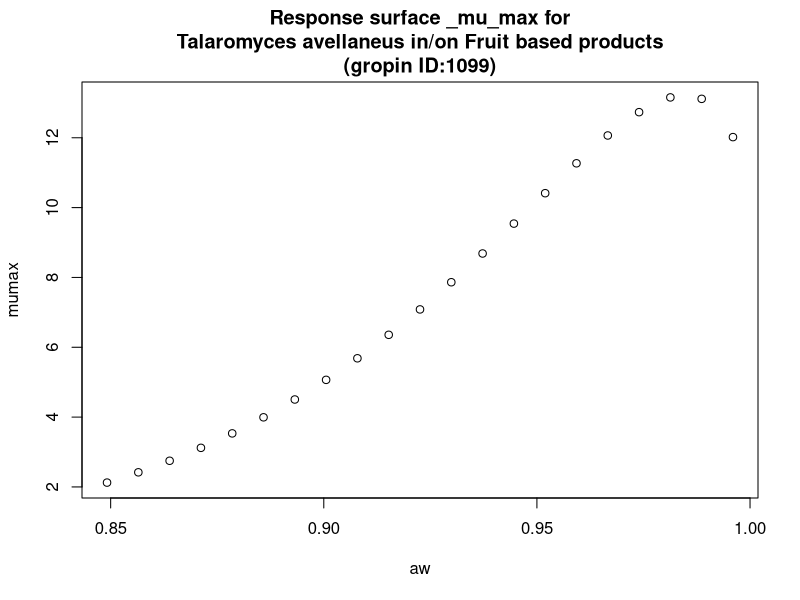

Here is the R script that generated this plot:
#############################
# start of Parameter script
#############################
aw <- seq(0.849150849150849,0.995995,length.out=21)
#############################
# end of Parameter script
#############################
############################# 
# start of Model script Gropin ID 1099 
#############################
 
# constant coefficients for this model
 
variables <- data.frame(aw)
argumentsPar <- unique.data.frame(expand.grid(variables))
 
# heart of the model
response_surface <- function(aw) {
   mumax <-exp((2.183+6.445*sqrt(1-aw)-26.070*((sqrt(1-aw))^2)))

	return(mumax=mumax)
} 

# output parameters
responseSurface <- cbind(argumentsPar,response_surface(argumentsPar['aw']))
colnames(responseSurface) <- c(colnames(argumentsPar),'mumax')
#############################
# End of Model script
#############################
############################# 
# start of Visualisation script Gropin ID 1099 
#############################
titleText <-'Response surface _mu_max for
Talaromyces avellaneus in/on Fruit based products
(gropin ID:1099)'
plot(aw,responseSurface$'mumax',xlab='aw',
                          ylab='mumax',main=titleText)
#############################
# End of Visualisation script
#############################
